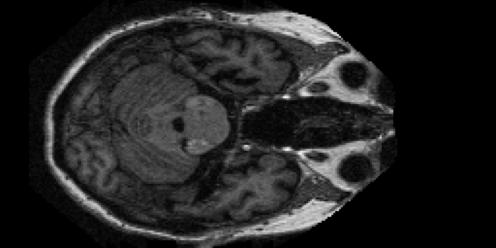
#> input picture donnes/new_moderate_dementia/OAS1_0308_MR1_mpr-1_118.jpg, 496 x 248 px, found by its file name; its folder holds only this picture in this run
$ python pretaritement.py
#> lines starting #> are read from the running program, lines starting #| are printed output that depends on the picture; after the words box and inside, x2 and y2 are one past the last pixel; in counts of white or black regions, pixels touching at a corner belong together
import os
import cv2
import numpy as np

def preprocess_data(input_folder, output_folder, image_size=(224, 224)):
    # Créer le dossier de sortie s'il n'existe pas déjà
#> called with image_size = (224, 224)
    os.makedirs(output_folder, exist_ok=True)

    # Parcourir toutes les images dans le dossier d'entrée
    for image_file in os.listdir(input_folder):
        # Construire le chemin d'accès complet de l'image
        image_path = os.path.join(input_folder, image_file)

        # Vérifier si le chemin correspond à un fichier
        if os.path.isfile(image_path):
            # Charger l'image
            image = cv2.imread(image_path)
#> image is the input picture: shape (248, 496, 3); min 0, max 255, mean 34.4

            # Redimensionner l'image
            image = cv2.resize(image, image_size)
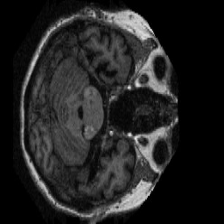
#> image: shape (224, 224, 3); min 0, max 237, mean 34.3

            # Normaliser l'image
            image = image.astype(np.float32) / 255.0

            # Construire le chemin d'accès pour sauvegarder l'image prétraitée dans le dossier de sortie
            output_image_path = os.path.join(output_folder, image_file)

            # Sauvegarder l'image prétraitée dans le dossier de sortie
            cv2.imwrite(output_image_path, image)
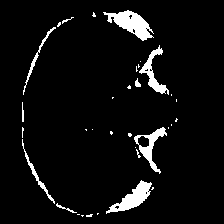
#> saved as OAS1_0308_MR1_mpr-1_118.jpg: shape (224, 224, 3); values 0 (black) and 1 (white), 5.5% white; 34 white regions (24 under 20 px), largest, box (x1, y1, x2, y2) and area: (103, 10, 154, 41) 708, (106, 180, 152, 214) 579, (134, 127, 167, 174) 430

if __name__ == "__main__":
    # Chemin vers le dossier contenant les images IRM
    input_folder = "D:\\Alzheimer\\donnes\\new_moderate_dementia"
    # Chemin vers le dossier où vous souhaitez enregistrer les images prétraitées
    output_folder = "D:\\Alzheimer\\pretraitement\\moderate_demented"
    preprocess_data(input_folder, output_folder)

$ run again, on donnes/new_moderate_dementia/OAS1_0308_MR1_mpr-1_139.jpg
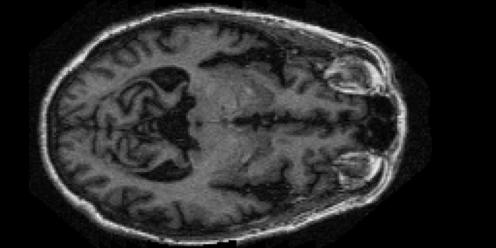
#> input picture donnes/new_moderate_dementia/OAS1_0308_MR1_mpr-1_139.jpg, 496 x 248 px, found by its file name
#> in preprocess_data, image is the input picture: shape (248, 496, 3); min 0, max 246, mean 44.2
#> in preprocess_data, `image = cv2.resize(image, image_size)`:
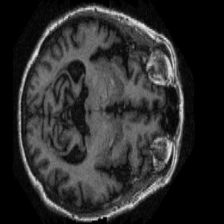
#> image: shape (224, 224, 3); min 0, max 234, mean 44.1
#> in preprocess_data, `cv2.imwrite(output_image_path, image)`:
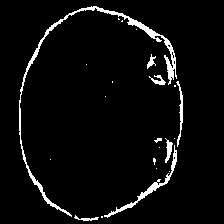
#> saved as OAS1_0308_MR1_mpr-1_139.jpg: shape (224, 224, 3); values 0 (black) and 1 (white), 4.4% white; 22 white regions (14 under 20 px), largest, box (x1, y1, x2, y2) and area: (19, 6, 177, 217) 1284, (104, 145, 177, 218) 406, (176, 81, 183, 147) 154

$ run again, on donnes/new_moderate_dementia/OAS1_0308_MR1_mpr-1_145.jpg
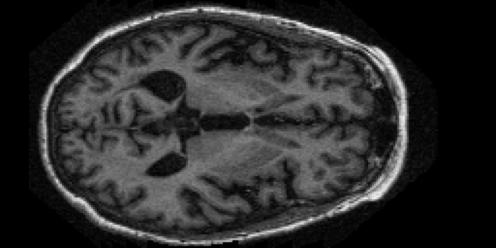
#> input picture donnes/new_moderate_dementia/OAS1_0308_MR1_mpr-1_145.jpg, 496 x 248 px, found by its file name
#> in preprocess_data, image is the input picture: shape (248, 496, 3); min 0, max 248, mean 43.8
#> in preprocess_data, `image = cv2.resize(image, image_size)`:
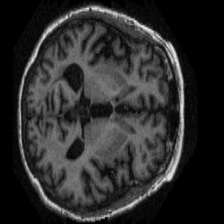
#> image: shape (224, 224, 3); min 0, max 242, mean 43.7
#> in preprocess_data, `cv2.imwrite(output_image_path, image)`:
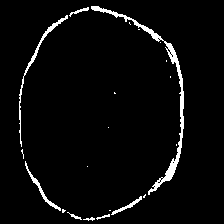
#> saved as OAS1_0308_MR1_mpr-1_145.jpg: shape (224, 224, 3); values 0 (black) and 1 (white), 3.7% white; 21 white regions (13 under 20 px), largest, box (x1, y1, x2, y2) and area: (91, 6, 184, 195) 1029, (19, 15, 68, 147) 336, (25, 161, 61, 211) 182

$ run again, on donnes/new_moderate_dementia/OAS1_0308_MR1_mpr-1_152.jpg
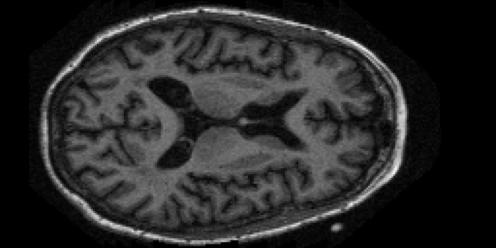
#> input picture donnes/new_moderate_dementia/OAS1_0308_MR1_mpr-1_152.jpg, 496 x 248 px, found by its file name
#> in preprocess_data, image is the input picture: shape (248, 496, 3); min 0, max 243, mean 40.8
#> in preprocess_data, `image = cv2.resize(image, image_size)`:
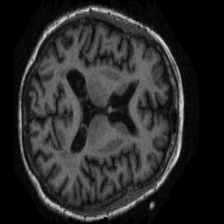
#> image: shape (224, 224, 3); min 0, max 236, mean 40.7
#> in preprocess_data, `cv2.imwrite(output_image_path, image)`:
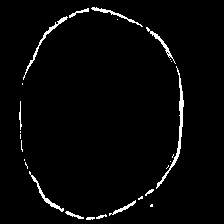
#> saved as OAS1_0308_MR1_mpr-1_152.jpg: shape (224, 224, 3); values 0 (black) and 1 (white), 2.7% white in thin lines or dots, all inside (x1, y1, x2, y2) = (19, 7, 184, 220)
